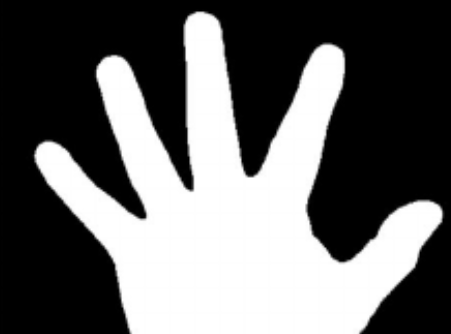
#> input picture OpenCV/16-contours/images/hand.png, 451 x 334 px
$ python '108-3-convexity Defect-drawing.py'
#> lines starting #> are read from the running program, lines starting #| are printed output that depends on the picture; after the words box and inside, x2 and y2 are one past the last pixel; in counts of white or black regions, pixels touching at a corner belong together
import cv2 as cv
import os
import numpy as np

os.chdir('16-contours\\images')
img_color = cv.imread('hand.png', cv.IMREAD_COLOR)
#> img_color is the input picture: shape (334, 451, 3); min 0, max 255, mean 102.5
img_gray = cv.cvtColor(img_color, cv.COLOR_BGR2GRAY)
ret, img_binary = cv.threshold(img_gray, 150, 255, cv.THRESH_BINARY)
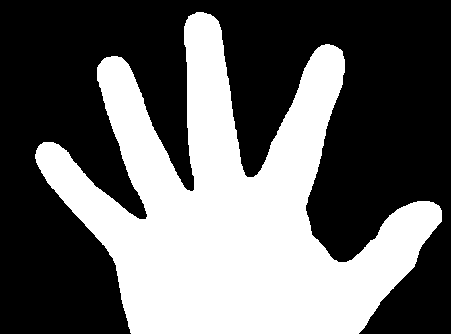
#> img_binary: shape (334, 451); 39.9% white; 1 white region, box (x1, y1, x2, y2) and area: (35, 12, 442, 334) 60122
kernel = cv.getStructuringElement(cv.MORPH_ELLIPSE, (5, 5))
img_binary = cv.morphologyEx(img_binary, cv.MORPH_CLOSE, kernel)
#> img_binary: shape (334, 451); 39.9% white; 1 white region
contours, hierarchy = cv.findContours(img_binary, cv.RETR_LIST, cv.CHAIN_APPROX_SIMPLE)
#> contours = 1 contour; box (x1, y1, x2, y2) and area: (35, 12, 442, 334) 59220

cv.drawContours(img_color, contours, 0, (255, 0, 0), 3)

Hull = cv.convexHull(contours[0])
#> Hull = contour of 22 points, box (x1, y1, x2, y2) (35, 12, 442, 334), area 95311
print(type(Hull)) # <class 'numpy.ndarray'>
#| <class 'numpy.ndarray'>
print(Hull)
#> (printed output is left out)

cv.drawContours(img_color, [Hull], 0, (255,0,255), 2)
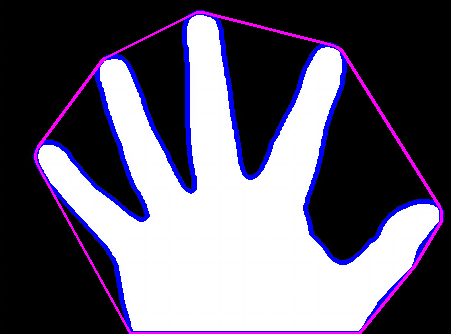
#> img_color: shape (334, 451, 3); mean B, G, R 110.6, 92.6, 97.9

# Convexity Defect
Hull = cv.convexHull(contours[0], returnPoints=False)
#> Hull = 22 values, max 764 at index 0, min 0 at index 21, mean 372.5
print(type(Hull)) # <class 'numpy.ndarray'>
#| <class 'numpy.ndarray'>
print(Hull)
#> (printed output is left out)

# Convexity Defect를 구한다.
for contour in contours :
    defects = cv.convexityDefects(contour, Hull)
    print(type(defects)) # <class 'numpy.ndarray'>

    print('.',defects.shape[0])
    for i in range(defects.shape[0]) :
        s,e,f,d = defects[i, 0]
        print('s : ', s, 'e : ', e , 'f: ', f ,'d : ', d)
            # s :  0 e :  139 f:  34 d :  40414
            # s :  140 e :  142 f:  141 d :  154
            # s :  142 e :  289 f:  227 d :  33089
            # ...
            # s :  604 e :  606 f:  605 d :  142
            # s :  606 e :  610 f:  607 d :  114
            # s :  610 e :  764 f:  703 d :  38107
        start = tuple(contour[s][0])
        end = start = tuple(contour[e][0])
        far = start = tuple(contour[f][0])

        # start와 end를 잇는 직선과 저 far의 거리가 10000이상 차이나는 경우에만 그림
        if d > 10000 :
            cv.line(img_color, start, end, (0,255,0), 3)
            cv.circle(img_color, far, 5, (0,0,255), -1)
#> this loop made 1 pass
#> (printed output is left out)
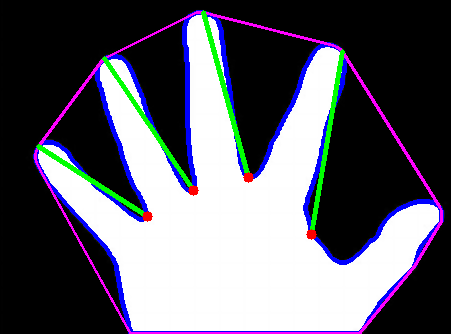
#> img_color: shape (334, 451, 3); 2.29% of pixels changed, all inside (x1, y1, x2, y2) = (36, 10, 345, 240)

cv.imshow('result', img_color)
cv.waitKey(0)

$ run again, with OpenCV/16-contours/images/square.png copied over OpenCV/16-contours/images/hand.png
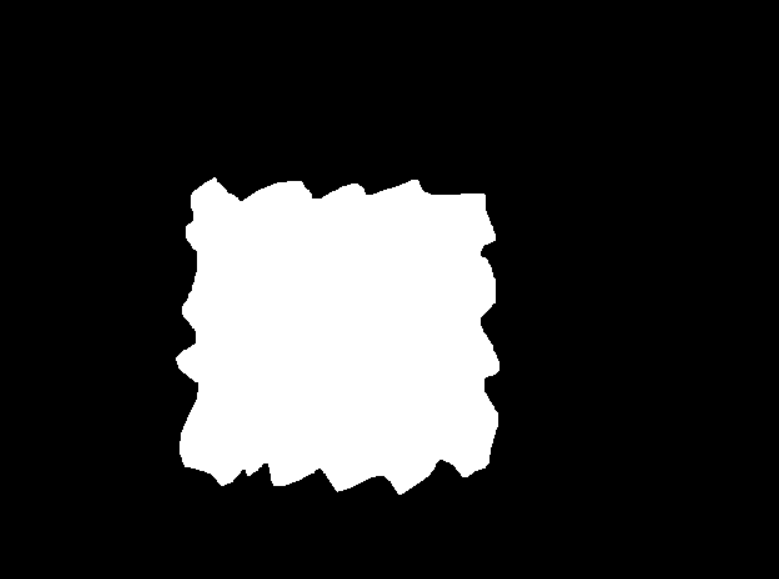
#> input picture OpenCV/16-contours/images/square.png, 779 x 579 px
#> img_color is the input picture: shape (579, 779, 3); min 0, max 255, mean 49.2
#> contours = 1 contour; box (x1, y1, x2, y2) and area: (176, 177, 499, 495) 86268
#> `Hull = cv.convexHull(contours[0])`: Hull = contour of 26 points, box (x1, y1, x2, y2) (176, 177, 499, 495), area 95271
#| <class 'numpy.ndarray'>
#> (printed output is left out)
#> `cv.drawContours(img_color, [Hull], 0, (255,0,255), 2)`:
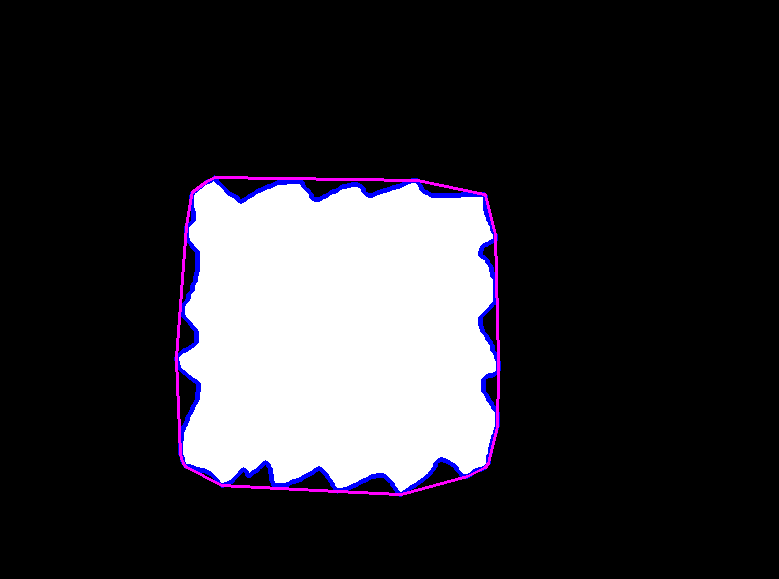
#> img_color: shape (579, 779, 3); mean B, G, R 51.9, 47.1, 49
#> `Hull = cv.convexHull(contours[0], returnPoints=False)`: Hull = 26 values, max 463 at index 0, min 0 at index 25, mean 212.3
#| <class 'numpy.ndarray'>
#> (printed output is left out)
#> the loop `for contour in contours :` made 1 pass
#> (printed output is left out)
